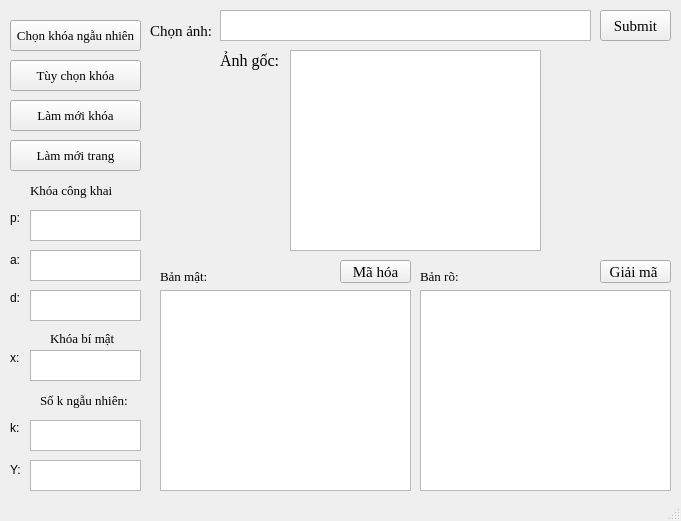
<?xml version="1.0" encoding="UTF-8"?>
<ui version="4.0">
 <class>ELGAMAL</class>
 <widget class="QMainWindow" name="ELGAMAL">
  <property name="geometry">
   <rect>
    <x>0</x>
    <y>0</y>
    <width>681</width>
    <height>521</height>
   </rect>
  </property>
  <property name="windowTitle">
   <string>ELGAMAL</string>
  </property>
  <widget class="QWidget" name="centralwidget">
   <widget class="QPushButton" name="khoangaunhien">
    <property name="geometry">
     <rect>
      <x>10</x>
      <y>20</y>
      <width>131</width>
      <height>31</height>
     </rect>
    </property>
    <property name="font">
     <font>
      <family>Times New Roman</family>
      <pointsize>10</pointsize>
     </font>
    </property>
    <property name="text">
     <string>Chọn khóa ngẫu nhiên</string>
    </property>
   </widget>
   <widget class="QPushButton" name="chonkhoa">
    <property name="geometry">
     <rect>
      <x>10</x>
      <y>60</y>
      <width>131</width>
      <height>31</height>
     </rect>
    </property>
    <property name="font">
     <font>
      <family>Times New Roman</family>
      <pointsize>10</pointsize>
     </font>
    </property>
    <property name="text">
     <string>Tùy chọn khóa</string>
    </property>
   </widget>
   <widget class="QPushButton" name="lammoikhoa">
    <property name="geometry">
     <rect>
      <x>10</x>
      <y>100</y>
      <width>131</width>
      <height>31</height>
     </rect>
    </property>
    <property name="font">
     <font>
      <family>Times New Roman</family>
      <pointsize>10</pointsize>
     </font>
    </property>
    <property name="text">
     <string>Làm mới khóa</string>
    </property>
   </widget>
   <widget class="QPushButton" name="lammoitrang">
    <property name="geometry">
     <rect>
      <x>10</x>
      <y>140</y>
      <width>131</width>
      <height>31</height>
     </rect>
    </property>
    <property name="font">
     <font>
      <family>Times New Roman</family>
      <pointsize>10</pointsize>
     </font>
    </property>
    <property name="text">
     <string>Làm mới trang</string>
    </property>
   </widget>
   <widget class="QLabel" name="label_16">
    <property name="geometry">
     <rect>
      <x>150</x>
      <y>10</y>
      <width>61</width>
      <height>41</height>
     </rect>
    </property>
    <property name="font">
     <font>
      <family>Times New Roman</family>
      <pointsize>11</pointsize>
     </font>
    </property>
    <property name="text">
     <string>Chọn ảnh:</string>
    </property>
   </widget>
   <widget class="QTextBrowser" name="textBrowser">
    <property name="geometry">
     <rect>
      <x>220</x>
      <y>10</y>
      <width>371</width>
      <height>31</height>
     </rect>
    </property>
   </widget>
   <widget class="QPushButton" name="submit">
    <property name="geometry">
     <rect>
      <x>600</x>
      <y>10</y>
      <width>71</width>
      <height>31</height>
     </rect>
    </property>
    <property name="font">
     <font>
      <family>Times New Roman</family>
      <pointsize>11</pointsize>
     </font>
    </property>
    <property name="text">
     <string>Submit</string>
    </property>
   </widget>
   <widget class="QGraphicsView" name="anhgoc">
    <property name="geometry">
     <rect>
      <x>290</x>
      <y>50</y>
      <width>251</width>
      <height>201</height>
     </rect>
    </property>
   </widget>
   <widget class="QLabel" name="label">
    <property name="geometry">
     <rect>
      <x>30</x>
      <y>180</y>
      <width>91</width>
      <height>21</height>
     </rect>
    </property>
    <property name="font">
     <font>
      <family>Times New Roman</family>
      <pointsize>10</pointsize>
     </font>
    </property>
    <property name="text">
     <string>Khóa công khai</string>
    </property>
   </widget>
   <widget class="QLabel" name="label_2">
    <property name="geometry">
     <rect>
      <x>10</x>
      <y>210</y>
      <width>21</width>
      <height>16</height>
     </rect>
    </property>
    <property name="text">
     <string>p:</string>
    </property>
   </widget>
   <widget class="QLabel" name="label_3">
    <property name="geometry">
     <rect>
      <x>10</x>
      <y>250</y>
      <width>20</width>
      <height>20</height>
     </rect>
    </property>
    <property name="text">
     <string>a:</string>
    </property>
   </widget>
   <widget class="QTextEdit" name="p">
    <property name="geometry">
     <rect>
      <x>30</x>
      <y>210</y>
      <width>111</width>
      <height>31</height>
     </rect>
    </property>
   </widget>
   <widget class="QTextEdit" name="a">
    <property name="geometry">
     <rect>
      <x>30</x>
      <y>250</y>
      <width>111</width>
      <height>31</height>
     </rect>
    </property>
   </widget>
   <widget class="QTextEdit" name="d">
    <property name="geometry">
     <rect>
      <x>30</x>
      <y>290</y>
      <width>111</width>
      <height>31</height>
     </rect>
    </property>
   </widget>
   <widget class="QLabel" name="label_4">
    <property name="geometry">
     <rect>
      <x>10</x>
      <y>290</y>
      <width>21</width>
      <height>16</height>
     </rect>
    </property>
    <property name="text">
     <string>d:</string>
    </property>
   </widget>
   <widget class="QLabel" name="label_5">
    <property name="geometry">
     <rect>
      <x>50</x>
      <y>330</y>
      <width>71</width>
      <height>16</height>
     </rect>
    </property>
    <property name="font">
     <font>
      <family>Times New Roman</family>
      <pointsize>10</pointsize>
     </font>
    </property>
    <property name="text">
     <string>Khóa bí mật</string>
    </property>
   </widget>
   <widget class="QTextEdit" name="x">
    <property name="geometry">
     <rect>
      <x>30</x>
      <y>350</y>
      <width>111</width>
      <height>31</height>
     </rect>
    </property>
   </widget>
   <widget class="QLabel" name="label_6">
    <property name="geometry">
     <rect>
      <x>10</x>
      <y>350</y>
      <width>21</width>
      <height>16</height>
     </rect>
    </property>
    <property name="text">
     <string>x:</string>
    </property>
   </widget>
   <widget class="QTextEdit" name="k">
    <property name="geometry">
     <rect>
      <x>30</x>
      <y>420</y>
      <width>111</width>
      <height>31</height>
     </rect>
    </property>
   </widget>
   <widget class="QLabel" name="label_7">
    <property name="geometry">
     <rect>
      <x>40</x>
      <y>390</y>
      <width>101</width>
      <height>20</height>
     </rect>
    </property>
    <property name="font">
     <font>
      <family>Times New Roman</family>
      <pointsize>10</pointsize>
     </font>
    </property>
    <property name="text">
     <string>Số k ngẫu nhiên:</string>
    </property>
   </widget>
   <widget class="QTextEdit" name="y">
    <property name="geometry">
     <rect>
      <x>30</x>
      <y>460</y>
      <width>111</width>
      <height>31</height>
     </rect>
    </property>
   </widget>
   <widget class="QLabel" name="label_8">
    <property name="geometry">
     <rect>
      <x>10</x>
      <y>420</y>
      <width>21</width>
      <height>16</height>
     </rect>
    </property>
    <property name="text">
     <string>k:</string>
    </property>
   </widget>
   <widget class="QLabel" name="label_9">
    <property name="geometry">
     <rect>
      <x>10</x>
      <y>460</y>
      <width>20</width>
      <height>20</height>
     </rect>
    </property>
    <property name="text">
     <string>Y:</string>
    </property>
   </widget>
   <widget class="QPlainTextEdit" name="banmat">
    <property name="geometry">
     <rect>
      <x>160</x>
      <y>290</y>
      <width>251</width>
      <height>201</height>
     </rect>
    </property>
   </widget>
   <widget class="QPlainTextEdit" name="banro">
    <property name="geometry">
     <rect>
      <x>420</x>
      <y>290</y>
      <width>251</width>
      <height>201</height>
     </rect>
    </property>
   </widget>
   <widget class="QPushButton" name="mahoa">
    <property name="geometry">
     <rect>
      <x>340</x>
      <y>260</y>
      <width>71</width>
      <height>23</height>
     </rect>
    </property>
    <property name="font">
     <font>
      <family>Times New Roman</family>
      <pointsize>11</pointsize>
     </font>
    </property>
    <property name="text">
     <string>Mã hóa</string>
    </property>
   </widget>
   <widget class="QLabel" name="label_11">
    <property name="geometry">
     <rect>
      <x>160</x>
      <y>270</y>
      <width>47</width>
      <height>13</height>
     </rect>
    </property>
    <property name="font">
     <font>
      <family>Times New Roman</family>
      <pointsize>10</pointsize>
     </font>
    </property>
    <property name="text">
     <string>Bản mật:</string>
    </property>
   </widget>
   <widget class="QLabel" name="label_13">
    <property name="geometry">
     <rect>
      <x>220</x>
      <y>40</y>
      <width>61</width>
      <height>41</height>
     </rect>
    </property>
    <property name="font">
     <font>
      <family>Times New Roman</family>
      <pointsize>12</pointsize>
     </font>
    </property>
    <property name="text">
     <string>Ảnh gốc:</string>
    </property>
   </widget>
   <widget class="QLabel" name="label_10">
    <property name="geometry">
     <rect>
      <x>420</x>
      <y>270</y>
      <width>47</width>
      <height>13</height>
     </rect>
    </property>
    <property name="font">
     <font>
      <family>Times New Roman</family>
      <pointsize>10</pointsize>
     </font>
    </property>
    <property name="text">
     <string>Bản rõ:</string>
    </property>
   </widget>
   <widget class="QPushButton" name="giaima">
    <property name="geometry">
     <rect>
      <x>600</x>
      <y>260</y>
      <width>71</width>
      <height>23</height>
     </rect>
    </property>
    <property name="font">
     <font>
      <family>Times New Roman</family>
      <pointsize>11</pointsize>
     </font>
    </property>
    <property name="text">
     <string>Giải mã </string>
    </property>
   </widget>
  </widget>
  <widget class="QStatusBar" name="statusbar"/>
 </widget>
 <resources/>
 <connections/>
</ui>
